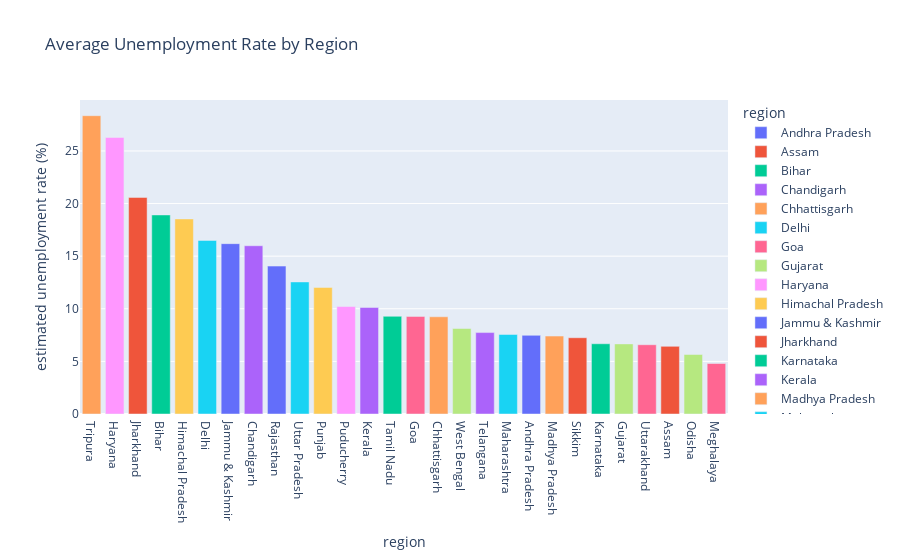

Here is the notebook cell this chart was saved with:
### Markdown cell above
#### Estimated Unemployment Rate By Region

### Code cell
# Bar Plot of Average Estimated Unemployment Rate by region
mean_unemployment_by_region = my_df.groupby('region')['estimated unemployment rate (%)'].mean().reset_index()
fig = px.bar(
    mean_unemployment_by_region,
    x='region',
    y='estimated unemployment rate (%)',
    color='region',
    title='Average Unemployment Rate by Region'
)
fig.update_layout(xaxis={'categoryorder': 'total descending'})
fig.show()

### Figure 1 — Plotly figure (JSON) as saved in the notebook; plotly's stock layout.template omitted (floating-point values rounded to 4 significant figures)
{"data": [{"alignmentgroup": "True", "hovertemplate": "region=%{x}<br>estimated unemployment rate (%)=%{y}<extra></extra>", "legendgroup": "Andhra Pradesh", "marker": {"color": "#636efa", "pattern": {"shape": ""}}, "name": "Andhra Pradesh", "offsetgroup": "Andhra Pradesh", "orientation": "v", "showlegend": true, "textposition": "auto", "type": "bar", "x": ["Andhra Pradesh"], "xaxis": "x", "y": [7.477], "yaxis": "y"}, {"alignmentgroup": "True", "hovertemplate": "region=%{x}<br>estimated unemployment rate (%)=%{y}<extra></extra>", "legendgroup": "Assam", "marker": {"color": "#EF553B", "pattern": {"shape": ""}}, "name": "Assam", "offsetgroup": "Assam", "orientation": "v", "showlegend": true, "textposition": "auto", "type": "bar", "x": ["Assam"], "xaxis": "x", "y": [6.428], "yaxis": "y"}, {"alignmentgroup": "True", "hovertemplate": "region=%{x}<br>estimated unemployment rate (%)=%{y}<extra></extra>", "legendgroup": "Bihar", "marker": {"color": "#00cc96", "pattern": {"shape": ""}}, "name": "Bihar", "offsetgroup": "Bihar", "orientation": "v", "showlegend": true, "textposition": "auto", "type": "bar", "x": ["Bihar"], "xaxis": "x", "y": [18.92], "yaxis": "y"}, {"alignmentgroup": "True", "hovertemplate": "region=%{x}<br>estimated unemployment rate (%)=%{y}<extra></extra>", "legendgroup": "Chandigarh", "marker": {"color": "#ab63fa", "pattern": {"shape": ""}}, "name": "Chandigarh", "offsetgroup": "Chandigarh", "orientation": "v", "showlegend": true, "textposition": "auto", "type": "bar", "x": ["Chandigarh"], "xaxis": "x", "y": [15.99], "yaxis": "y"}, {"alignmentgroup": "True", "hovertemplate": "region=%{x}<br>estimated unemployment rate (%)=%{y}<extra></extra>", "legendgroup": "Chhattisgarh", "marker": {"color": "#FFA15A", "pattern": {"shape": ""}}, "name": "Chhattisgarh", "offsetgroup": "Chhattisgarh", "orientation": "v", "showlegend": true, "textposition": "auto", "type": "bar", "x": ["Chhattisgarh"], "xaxis": "x", "y": [9.24], "yaxis": "y"}, {"alignmentgroup": "True", "hovertemplate": "region=%{x}<br>estimated unemployment rate (%)=%{y}<extra></extra>", "legendgroup": "Delhi", "marker": {"color": "#19d3f3", "pattern": {"shape": ""}}, "name": "Delhi", "offsetgroup": "Delhi", "orientation": "v", "showlegend": true, "textposition": "auto", "type": "bar", "x": ["Delhi"], "xaxis": "x", "y": [16.5], "yaxis": "y"}, {"alignmentgroup": "True", "hovertemplate": "region=%{x}<br>estimated unemployment rate (%)=%{y}<extra></extra>", "legendgroup": "Goa", "marker": {"color": "#FF6692", "pattern": {"shape": ""}}, "name": "Goa", "offsetgroup": "Goa", "orientation": "v", "showlegend": true, "textposition": "auto", "type": "bar", "x": ["Goa"], "xaxis": "x", "y": [9.274], "yaxis": "y"}, {"alignmentgroup": "True", "hovertemplate": "region=%{x}<br>estimated unemployment rate (%)=%{y}<extra></extra>", "legendgroup": "Gujarat", "marker": {"color": "#B6E880", "pattern": {"shape": ""}}, "name": "Gujarat", "offsetgroup": "Gujarat", "orientation": "v", "showlegend": true, "textposition": "auto", "type": "bar", "x": ["Gujarat"], "xaxis": "x", "y": [6.664], "yaxis": "y"}, {"alignmentgroup": "True", "hovertemplate": "region=%{x}<br>estimated unemployment rate (%)=%{y}<extra></extra>", "legendgroup": "Haryana", "marker": {"color": "#FF97FF", "pattern": {"shape": ""}}, "name": "Haryana", "offsetgroup": "Haryana", "orientation": "v", "showlegend": true, "textposition": "auto", "type": "bar", "x": ["Haryana"], "xaxis": "x", "y": [26.28], "yaxis": "y"}, {"alignmentgroup": "True", "hovertemplate": "region=%{x}<br>estimated unemployment rate (%)=%{y}<extra></extra>", "legendgroup": "Himachal Pradesh", "marker": {"color": "#FECB52", "pattern": {"shape": ""}}, "name": "Himachal Pradesh", "offsetgroup": "Himachal Pradesh", "orientation": "v", "showlegend": true, "textposition": "auto", "type": "bar", "x": ["Himachal Pradesh"], "xaxis": "x", "y": [18.54], "yaxis": "y"}, {"alignmentgroup": "True", "hovertemplate": "region=%{x}<br>estimated unemployment rate (%)=%{y}<extra></extra>", "legendgroup": "Jammu & Kashmir", "marker": {"color": "#636efa", "pattern": {"shape": ""}}, "name": "Jammu & Kashmir", "offsetgroup": "Jammu & Kashmir", "orientation": "v", "showlegend": true, "textposition": "auto", "type": "bar", "x": ["Jammu & Kashmir"], "xaxis": "x", "y": [16.19], "yaxis": "y"}, {"alignmentgroup": "True", "hovertemplate": "region=%{x}<br>estimated unemployment rate (%)=%{y}<extra></extra>", "legendgroup": "Jharkhand", "marker": {"color": "#EF553B", "pattern": {"shape": ""}}, "name": "Jharkhand", "offsetgroup": "Jharkhand", "orientation": "v", "showlegend": true, "textposition": "auto", "type": "bar", "x": ["Jharkhand"], "xaxis": "x", "y": [20.59], "yaxis": "y"}, {"alignmentgroup": "True", "hovertemplate": "region=%{x}<br>estimated unemployment rate (%)=%{y}<extra></extra>", "legendgroup": "Karnataka", "marker": {"color": "#00cc96", "pattern": {"shape": ""}}, "name": "Karnataka", "offsetgroup": "Karnataka", "orientation": "v", "showlegend": true, "textposition": "auto", "type": "bar", "x": ["Karnataka"], "xaxis": "x", "y": [6.676], "yaxis": "y"}, {"alignmentgroup": "True", "hovertemplate": "region=%{x}<br>estimated unemployment rate (%)=%{y}<extra></extra>", "legendgroup": "Kerala", "marker": {"color": "#ab63fa", "pattern": {"shape": ""}}, "name": "Kerala", "offsetgroup": "Kerala", "orientation": "v", "showlegend": true, "textposition": "auto", "type": "bar", "x": ["Kerala"], "xaxis": "x", "y": [10.12], "yaxis": "y"}, {"alignmentgroup": "True", "hovertemplate": "region=%{x}<br>estimated unemployment rate (%)=%{y}<extra></extra>", "legendgroup": "Madhya Pradesh", "marker": {"color": "#FFA15A", "pattern": {"shape": ""}}, "name": "Madhya Pradesh", "offsetgroup": "Madhya Pradesh", "orientation": "v", "showlegend": true, "textposition": "auto", "type": "bar", "x": ["Madhya Pradesh"], "xaxis": "x", "y": [7.406], "yaxis": "y"}, {"alignmentgroup": "True", "hovertemplate": "region=%{x}<br>estimated unemployment rate (%)=%{y}<extra></extra>", "legendgroup": "Maharashtra", "marker": {"color": "#19d3f3", "pattern": {"shape": ""}}, "name": "Maharashtra", "offsetgroup": "Maharashtra", "orientation": "v", "showlegend": true, "textposition": "auto", "type": "bar", "x": ["Maharashtra"], "xaxis": "x", "y": [7.558], "yaxis": "y"}, {"alignmentgroup": "True", "hovertemplate": "region=%{x}<br>estimated unemployment rate (%)=%{y}<extra></extra>", "legendgroup": "Meghalaya", "marker": {"color": "#FF6692", "pattern": {"shape": ""}}, "name": "Meghalaya", "offsetgroup": "Meghalaya", "orientation": "v", "showlegend": true, "textposition": "auto", "type": "bar", "x": ["Meghalaya"], "xaxis": "x", "y": [4.799], "yaxis": "y"}, {"alignmentgroup": "True", "hovertemplate": "region=%{x}<br>estimated unemployment rate (%)=%{y}<extra></extra>", "legendgroup": "Odisha", "marker": {"color": "#B6E880", "pattern": {"shape": ""}}, "name": "Odisha", "offsetgroup": "Odisha", "orientation": "v", "showlegend": true, "textposition": "auto", "type": "bar", "x": ["Odisha"], "xaxis": "x", "y": [5.658], "yaxis": "y"}, {"alignmentgroup": "True", "hovertemplate": "region=%{x}<br>estimated unemployment rate (%)=%{y}<extra></extra>", "legendgroup": "Puducherry", "marker": {"color": "#FF97FF", "pattern": {"shape": ""}}, "name": "Puducherry", "offsetgroup": "Puducherry", "orientation": "v", "showlegend": true, "textposition": "auto", "type": "bar", "x": ["Puducherry"], "xaxis": "x", "y": [10.22], "yaxis": "y"}, {"alignmentgroup": "True", "hovertemplate": "region=%{x}<br>estimated unemployment rate (%)=%{y}<extra></extra>", "legendgroup": "Punjab", "marker": {"color": "#FECB52", "pattern": {"shape": ""}}, "name": "Punjab", "offsetgroup": "Punjab", "orientation": "v", "showlegend": true, "textposition": "auto", "type": "bar", "x": ["Punjab"], "xaxis": "x", "y": [12.03], "yaxis": "y"}, {"alignmentgroup": "True", "hovertemplate": "region=%{x}<br>estimated unemployment rate (%)=%{y}<extra></extra>", "legendgroup": "Rajasthan", "marker": {"color": "#636efa", "pattern": {"shape": ""}}, "name": "Rajasthan", "offsetgroup": "Rajasthan", "orientation": "v", "showlegend": true, "textposition": "auto", "type": "bar", "x": ["Rajasthan"], "xaxis": "x", "y": [14.06], "yaxis": "y"}, {"alignmentgroup": "True", "hovertemplate": "region=%{x}<br>estimated unemployment rate (%)=%{y}<extra></extra>", "legendgroup": "Sikkim", "marker": {"color": "#EF553B", "pattern": {"shape": ""}}, "name": "Sikkim", "offsetgroup": "Sikkim", "orientation": "v", "showlegend": true, "textposition": "auto", "type": "bar", "x": ["Sikkim"], "xaxis": "x", "y": [7.249], "yaxis": "y"}, {"alignmentgroup": "True", "hovertemplate": "region=%{x}<br>estimated unemployment rate (%)=%{y}<extra></extra>", "legendgroup": "Tamil Nadu", "marker": {"color": "#00cc96", "pattern": {"shape": ""}}, "name": "Tamil Nadu", "offsetgroup": "Tamil Nadu", "orientation": "v", "showlegend": true, "textposition": "auto", "type": "bar", "x": ["Tamil Nadu"], "xaxis": "x", "y": [9.284], "yaxis": "y"}, {"alignmentgroup": "True", "hovertemplate": "region=%{x}<br>estimated unemployment rate (%)=%{y}<extra></extra>", "legendgroup": "Telangana", "marker": {"color": "#ab63fa", "pattern": {"shape": ""}}, "name": "Telangana", "offsetgroup": "Telangana", "orientation": "v", "showlegend": true, "textposition": "auto", "type": "bar", "x": ["Telangana"], "xaxis": "x", "y": [7.738], "yaxis": "y"}, {"alignmentgroup": "True", "hovertemplate": "region=%{x}<br>estimated unemployment rate (%)=%{y}<extra></extra>", "legendgroup": "Tripura", "marker": {"color": "#FFA15A", "pattern": {"shape": ""}}, "name": "Tripura", "offsetgroup": "Tripura", "orientation": "v", "showlegend": true, "textposition": "auto", "type": "bar", "x": ["Tripura"], "xaxis": "x", "y": [28.35], "yaxis": "y"}, {"alignmentgroup": "True", "hovertemplate": "region=%{x}<br>estimated unemployment rate (%)=%{y}<extra></extra>", "legendgroup": "Uttar Pradesh", "marker": {"color": "#19d3f3", "pattern": {"shape": ""}}, "name": "Uttar Pradesh", "offsetgroup": "Uttar Pradesh", "orientation": "v", "showlegend": true, "textposition": "auto", "type": "bar", "x": ["Uttar Pradesh"], "xaxis": "x", "y": [12.55], "yaxis": "y"}, {"alignmentgroup": "True", "hovertemplate": "region=%{x}<br>estimated unemployment rate (%)=%{y}<extra></extra>", "legendgroup": "Uttarakhand", "marker": {"color": "#FF6692", "pattern": {"shape": ""}}, "name": "Uttarakhand", "offsetgroup": "Uttarakhand", "orientation": "v", "showlegend": true, "textposition": "auto", "type": "bar", "x": ["Uttarakhand"], "xaxis": "x", "y": [6.583], "yaxis": "y"}, {"alignmentgroup": "True", "hovertemplate": "region=%{x}<br>estimated unemployment rate (%)=%{y}<extra></extra>", "legendgroup": "West Bengal", "marker": {"color": "#B6E880", "pattern": {"shape": ""}}, "name": "West Bengal", "offsetgroup": "West Bengal", "orientation": "v", "showlegend": true, "textposition": "auto", "type": "bar", "x": ["West Bengal"], "xaxis": "x", "y": [8.125], "yaxis": "y"}], "layout": {"barmode": "relative", "legend": {"title": {"text": "region"}, "tracegroupgap": 0}, "title": {"text": "Average Unemployment Rate by Region"}, "xaxis": {"anchor": "y", "categoryarray": ["Andhra Pradesh", "Assam", "Bihar", "Chandigarh", "Chhattisgarh", "Delhi", "Goa", "Gujarat", "Haryana", "Himachal Pradesh", "Jammu & Kashmir", "Jharkhand", "Karnataka", "Kerala", "Madhya Pradesh", "Maharashtra", "Meghalaya", "Odisha", "Puducherry", "Punjab", "Rajasthan", "Sikkim", "Tamil Nadu", "Telangana", "Tripura", "Uttar Pradesh", "Uttarakhand", "West Bengal"], "categoryorder": "total descending", "domain": [0, 1], "title": {"text": "region"}}, "yaxis": {"anchor": "x", "domain": [0, 1], "title": {"text": "estimated unemployment rate (%)"}}}}
